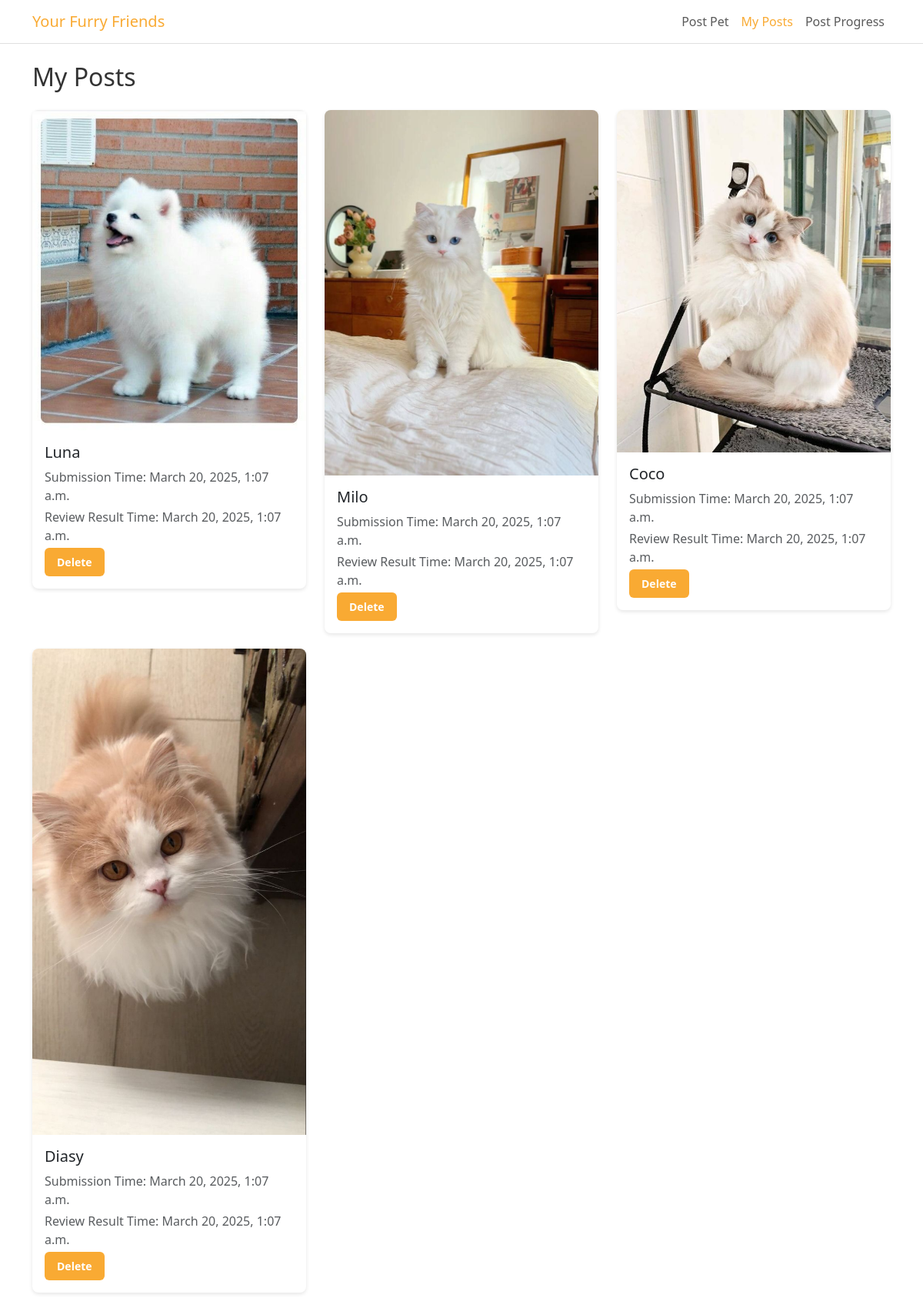
Page /posts/my_posts/ (signed in) on the earlier database version.
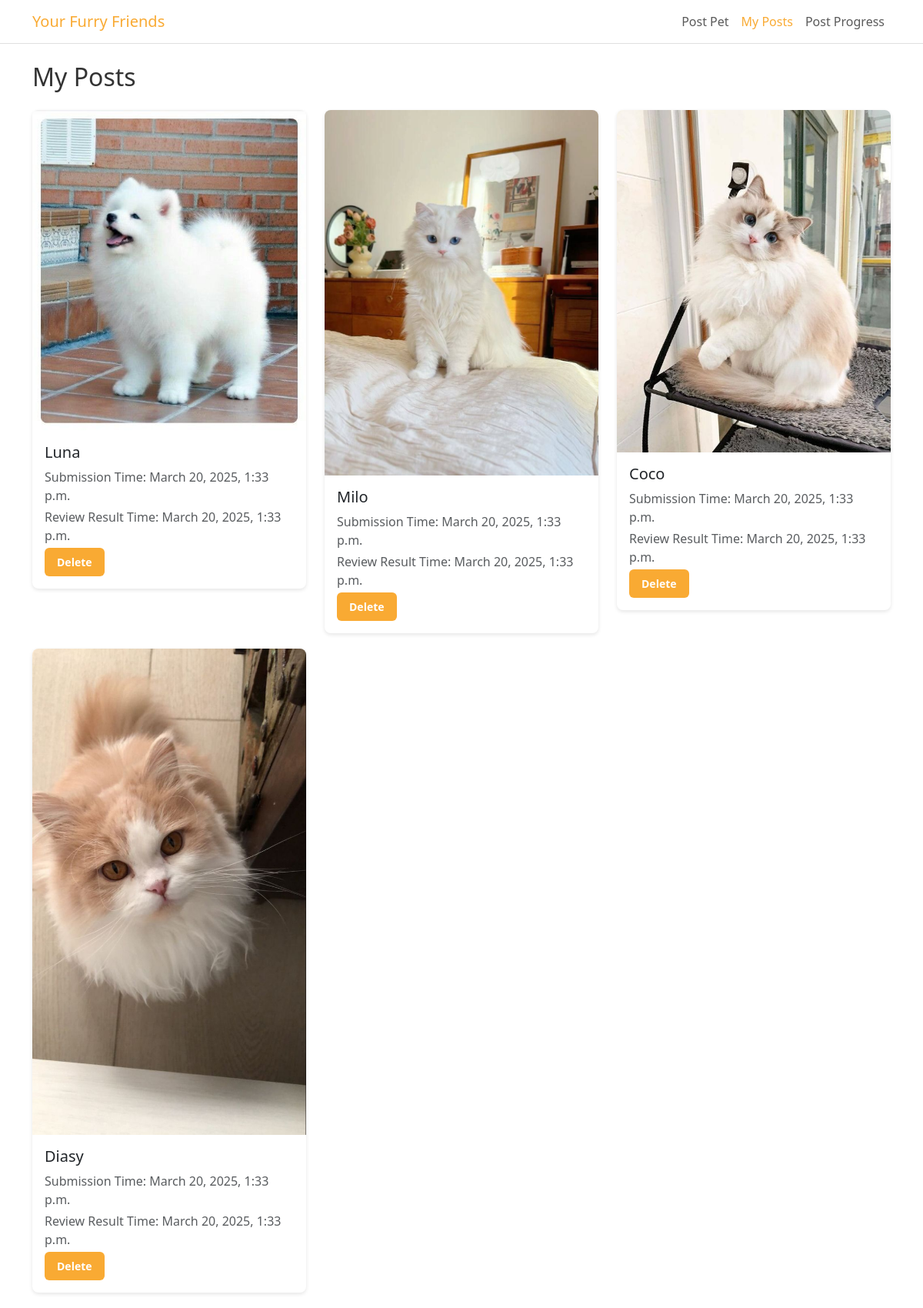
Same page on the later database version.
### posts/models.py (models this page shows, shortened)
class PostPetInfo(models.Model):
    post_info_id = models.AutoField(primary_key=True)
    pet = models.ForeignKey(Pet, on_delete=models.CASCADE)  # 🐶 关联宠物信息
    user = models.ForeignKey(
        settings.AUTH_USER_MODEL,  # ✅ 这里用 `settings.AUTH_USER_MODEL`
        on_delete=models.CASCADE,
        related_name="posted_pets",
        null = True,
        blank = True
    )  # ✅ **确保正确关联 `accounts.User`**
    email = models.EmailField(max_length=254, blank=True, null=True)  # ✅新增Email字段
    home_type = models.CharField(max_length=20,
                                 choices=[('Apartment', 'Apartment'), ('House', 'House'),
                                          ('Townhouse', 'Townhouse'), ('Farm/Rural', 'Farm/Rural')],
                                 default='Apartment'
                                 )
    home_ownership = models.CharField(max_length=20,
                                      choices=[('Own', 'Own'), ('Rent', 'Rent'),
                                          ('Living with parents', 'Living with parents'), ('Other', 'Other')],
                                      default='Own'
                                      )
    has_other_pets = models.TextField(blank=True, null=True)
    has_children = models.CharField(max_length=10,
                                      choices=[('0', '0'), ('1', '1'),
                                           ('2', '2'), ('3', '3'),
                                           ('4', '4'), ('5', '5')],
                                      default='0'
                                      )
    experience_with_pets = models.TextField(blank=True, null=True)
    reason_for_fostering = models.TextField(blank=True, null=True)
    pet_passport = models.TextField(blank=True, null=True)
    vaccinated = models.CharField(max_length=20,
                                 choices=[('Yes', 'Yes'), ('No', 'No'),
                                         ],
                                 default='No'
                                 )
    status = models.CharField(
        max_length=20, choices=[('Pending', 'Pending'), ('Approved', 'Approved'), ('Rejected', 'Rejected')],
        default='Pending'
    )  # 📌 **审核状态**
    created_at = models.DateTimeField(auto_now_add=True)
    review_time = models.DateTimeField(null=True, blank=True)

class PetImage(models.Model):
    pet_image_id = models.AutoField(primary_key=True)
    pet = models.ForeignKey(Pet, on_delete=models.CASCADE, related_name="images")
    pet_image = models.ImageField(upload_to='pet_images/', null=True, blank=True)

class Pet(models.Model):
    pet_id = models.AutoField(primary_key=True)
    name = models.CharField(max_length=100)
    sex = models.CharField(max_length=10, choices=[('Male', 'Male'), ('Female', 'Female')])
    age = models.CharField(max_length=10, choices=[('Young', 'Young'), ('Adult', 'Adult')])
    weight = models.FloatField()
    breed = models.CharField(max_length=100, blank=True, null=True)
    size = models.CharField(max_length=50, choices=[('Small', 'Small'), ('Medium', 'Medium'), ('Large', 'Large')])
    status = models.CharField(max_length=20, choices=[('Available', 'Available'), ('Adopted', 'Adopted')], default='Available')
    posted_by = models.ForeignKey(settings.AUTH_USER_MODEL, on_delete=models.CASCADE)  # 关联用户
    created_at = models.DateTimeField(auto_now_add=True)
    type = models.CharField(max_length=50, choices=[('Dog', 'Dog'), ('Cat', 'Cat')])

### posts/views.py (the view)
# urls.py: path('my_posts/', views.my_posts, name='myPost'),  # 发布历史
def my_posts(request):
    approved_posts = PostPetInfo.objects.select_related('pet').filter(
        user=request.user,
        status='Approved'
    ).order_by('-created_at')
    context = {'approved_posts': approved_posts}
    return render(request, 'posts/myPosts.html', context)

### templates/posts/myPosts.html (shortened to what this page needs)
<!DOCTYPE html>
<html lang="en">
<head>
  <link href="https://cdn.jsdelivr.net/npm/bootstrap@5.3.0/dist/css/bootstrap.min.css" rel="stylesheet" />
</head>
<body>
  <nav class="navbar navbar-expand-lg navbar-custom">
    <div class="container">
      <a class="navbar-brand" href="/adoptions/">Your Furry Friends</a>
      <div class="collapse navbar-collapse" id="navbarNav">
        <ul class="navbar-nav ms-auto">
          <li class="nav-item">
            <a class="nav-link" href="/posts/">Post Pet</a>
          </li>
          <li class="nav-item">
            <a class="nav-link active" href="/posts/my_posts/">My Posts</a>
          </li>
          <li class="nav-item">
            <a class="nav-link" href="/posts/review_status/">Post Progress</a>
          </li>
        </ul>
      </div>
    </div>
  </nav>
  <div class="container mt-4">
    <h2 class="mb-4">My Posts</h2>
    <div class="row">
      {% for post in approved_posts %}
      <div class="col-lg-4 col-md-6 col-sm-12">
        <div class="card pet-card">
          {% with post.pet.images.all|first as first_image %}
            {% if first_image %}
              <img src="{{ first_image.pet_image.url }}" class="card-img-top" alt="{{ post.pet.name }}">
            {% else %}
              <img src="https://via.placeholder.com/400x300" class="card-img-top" alt="{{ post.pet.name }}">
            {% endif %}
          {% endwith %}
          <div class="card-body">
            <h5 class="card-title">{{ post.pet.name }}</h5>
            <p class="text-muted mb-1">Submission Time: {{ post.created_at|date:"F j, Y, g:i a" }}</p>
            <p class="text-muted mb-1">Review Result Time: {{ post.review_time|date:"F j, Y, g:i a" }}</p>
            <a href="javascript:void(0);" class="btn btn-orange btn-sm" onclick="confirmDelete({{ post.pet.pet_id }}, '{{ post.pet.name }}')">Delete</a>
          </div>
        </div>
      </div>
      {% empty %}
      <p>No posts available.</p>
      {% endfor %}
    </div>
  </div>
</body>
</html>

### templates/posts/myPosts.html (style rules this page uses)
:root { --primary-orange: #f9aa33; --light-gray: #e0e0e0; --text-dark: #333; }
body { background-color: #fff; color: var(--text-dark); }
.navbar-custom { background-color: #fff; border-bottom: 1px solid var(--light-gray); }
.navbar-custom .navbar-brand, .navbar-custom .navbar-brand:link, .navbar-custom .navbar-brand:visited { color: var(--primary-orange) !important; text-decoration: none; transition: color 0.2s ease-in-out; }
.navbar-custom .nav-link.active { color: var(--primary-orange) !important; }
.pet-card { margin-bottom: 20px; border: none; border-radius: 8px; overflow: hidden; box-shadow: 0 2px 5px rgba(0,0,0,0.1); transition: transform 0.2s ease-in-out; }
.pet-card img { object-fit: contain; }
.btn-orange { background-color: var(--primary-orange); color: #fff; border: none; padding: 8px 16px; font-size: 14px; font-weight: bold; border-radius: 6px; transition: background-color 0.2s ease-in-out, transform 0.1s ease-in-out; }

Differences in the rows shown:
changed PostPetInfo "Luna": created_at "March 20, 2025, 1:07 a.m." → "March 20, 2025, 1:33 p.m."; review_time "March 20, 2025, 1:07 a.m." → "March 20, 2025, 1:33 p.m."
changed PostPetInfo "Milo": created_at "March 20, 2025, 1:07 a.m." → "March 20, 2025, 1:33 p.m."; review_time "March 20, 2025, 1:07 a.m." → "March 20, 2025, 1:33 p.m."
changed PostPetInfo "Coco": created_at "March 20, 2025, 1:07 a.m." → "March 20, 2025, 1:33 p.m."; review_time "March 20, 2025, 1:07 a.m." → "March 20, 2025, 1:33 p.m."
changed PostPetInfo "Diasy": created_at "March 20, 2025, 1:07 a.m." → "March 20, 2025, 1:33 p.m."; review_time "March 20, 2025, 1:07 a.m." → "March 20, 2025, 1:33 p.m."
